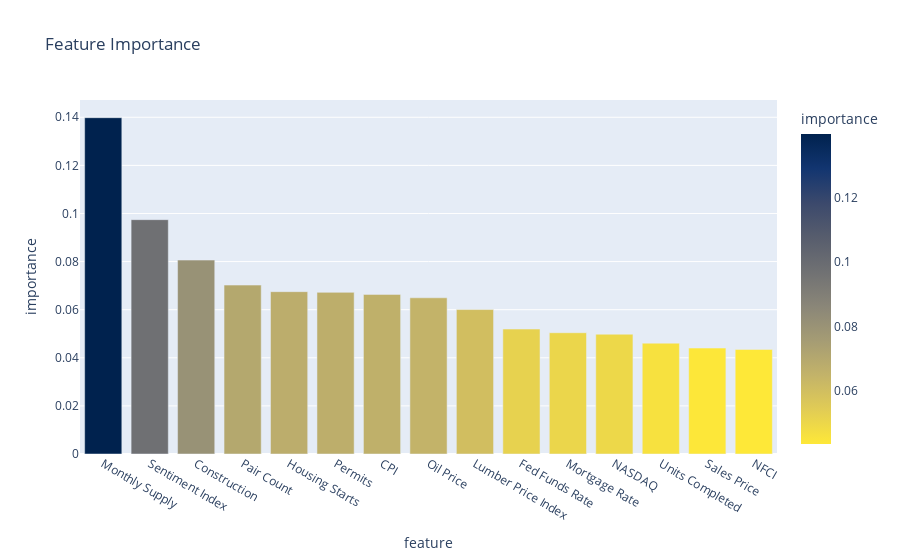

Notebook code for this chart:
### Code cell
# use plotly to create a bar chart of the feature importance
fig = px.bar(feature_importance_df, x=feature_importance_df.index, y="importance", title="Feature Importance", color="importance", color_continuous_scale=px.colors.sequential.Cividis_r)
# save the plot as a png file
fig.write_image("images/feature_importance_custom.png")
# show the plot
fig.show()

### Figure 1 — Plotly figure (JSON) as saved in the notebook; plotly's stock layout.template omitted (floating-point values rounded to 4 significant figures)
{"data": [{"alignmentgroup": "True", "hovertemplate": "feature=%{x}<br>importance=%{marker.color}<extra></extra>", "legendgroup": "", "marker": {"color": [0.1398, 0.09743, 0.08063, 0.07023, 0.06749, 0.06721, 0.06637, 0.06495, 0.06006, 0.05195, 0.05042, 0.0498, 0.04608, 0.04405, 0.0435], "coloraxis": "coloraxis", "pattern": {"shape": ""}}, "name": "", "offsetgroup": "", "orientation": "v", "showlegend": false, "textposition": "auto", "type": "bar", "x": ["Monthly Supply", "Sentiment Index", "Construction", "Pair Count", "Housing Starts", "Permits", "CPI", "Oil Price", "Lumber Price Index", "Fed Funds Rate", "Mortgage Rate", "NASDAQ", "Units Completed", "Sales Price", "NFCI"], "xaxis": "x", "y": [0.1398, 0.09743, 0.08063, 0.07023, 0.06749, 0.06721, 0.06637, 0.06495, 0.06006, 0.05195, 0.05042, 0.0498, 0.04608, 0.04405, 0.0435], "yaxis": "y"}], "layout": {"barmode": "relative", "coloraxis": {"colorbar": {"title": {"text": "importance"}}, "colorscale": [[0, "#fee838"], [0.1111, "#e1cc55"], [0.2222, "#c3b369"], [0.3333, "#a59c74"], [0.4444, "#8a8678"], [0.5556, "#707173"], [0.6667, "#575d6d"], [0.7778, "#3b496c"], [0.8889, "#123570"], [1, "#00224e"]]}, "legend": {"tracegroupgap": 0}, "title": {"text": "Feature Importance"}, "xaxis": {"anchor": "y", "domain": [0, 1], "title": {"text": "feature"}}, "yaxis": {"anchor": "x", "domain": [0, 1], "title": {"text": "importance"}}}}
